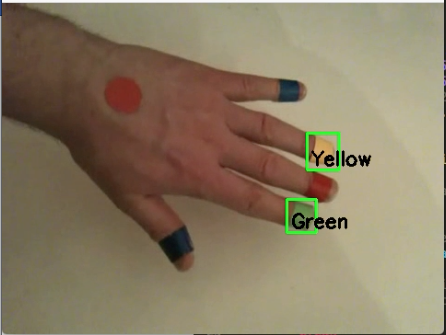
#> input picture labs/lab 4/images/hand.png, 446 x 335 px
$ python lab4a.py
#> lines starting #> are read from the running program, lines starting #| are printed output that depends on the picture; after the words box and inside, x2 and y2 are one past the last pixel; in counts of white or black regions, pixels touching at a corner belong together
# Matthew Langlois
# Student # 7731813

#!/usr/local/bin/python3
import numpy as np
import cv2

img = cv2.imread('./images/hand.png')
#> img is the input picture: shape (335, 446, 3); mean B, G, R 99.2, 123.6, 138.1
hsv = cv2.cvtColor(img, cv2.COLOR_BGR2HSV)
#> hsv: shape (335, 446, 3); mean H, S, V 21, 80.3, 139.2
#> slider 'Threshold' is set to 60

# We don't need to do anything on change
def change(value):
    #read the image as grayscale


#> called with value = 60
    threshold = cv2.inRange(hsv, np.array([value,180,0]), np.array([value+10,255,255]))
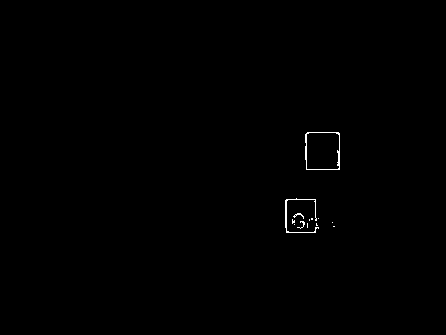
#> threshold: shape (335, 446); 0.28% white in thin lines or dots, all inside (x1, y1, x2, y2) = (285, 132, 340, 233)

    res = cv2.bitwise_and(img,img, mask=threshold)

    # Show and return the image
    cv2.imshow('Part A', res)
    print(value)


cv2.namedWindow('Part A - HSV')
cv2.imshow('Part A - HSV', hsv)
cv2.namedWindow('Part A')
cv2.imshow('Part A', img)
cv2.createTrackbar('Threshold', 'Part A', 0, 180, change);

# Press any key to refresh the windows
cv2.waitKey(0)
